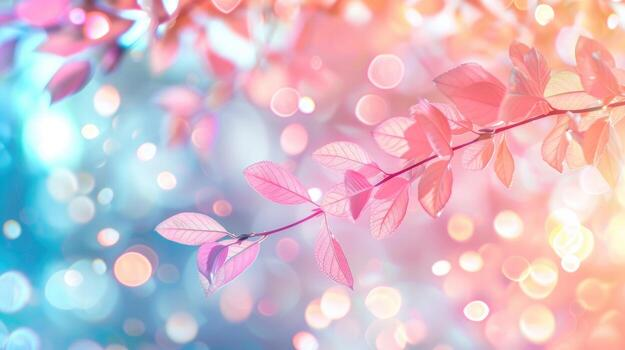
%> input picture image1.jpg, 625 x 350 px
$ octave Addition_and_Subtraction.m   (GNU Octave 9; MATLAB toolbox functions it lacks are replaced by stand-ins)
%> lines starting %> are read from the running program, lines starting %| are printed output that depends on the picture
clc;
clear all;
close all;
img1 = imread('image1.jpg');
%> img1 is the input picture: size 350x625x3 uint8; mean R, G, B 211.1, 188.8, 201.1
img2 = imread('image2.jpg');
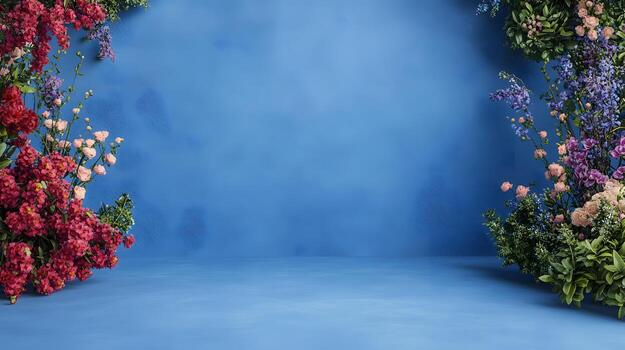
%> input picture image2.jpg, 625 x 350 px
%> img2 is the input picture: size 350x625x3 uint8; mean R, G, B 80.8, 114.4, 155.5

[rows,cols,channels] = size(img1);
%> rows = 350; cols = 625; channels = 3

img2 = imresize(img2,[rows,cols]);
% Convert to double
img1 = double(img1);
%> img1: size 350x625x3 double
img2 = double(img2);
%> img2: size 350x625x3 double
% Create output matrices
add = zeros(rows,cols,channels,'double');
sub = zeros(rows,cols,channels,'double');
% Addition and Subtraction
for i = 1:rows
for j = 1:cols
for k = 1:3
% Addition
add_val = img1(i,j,k) + img2(i,j,k);
if add_val > 255
add(i,j,k) = 255;
else
add(i,j,k) = add_val;
end
% Subtraction
sub_val = img1(i,j,k) - img2(i,j,k);
if sub_val < 0
sub(i,j,k) = 0;
else
sub(i,j,k) = sub_val;
end
end
end
end
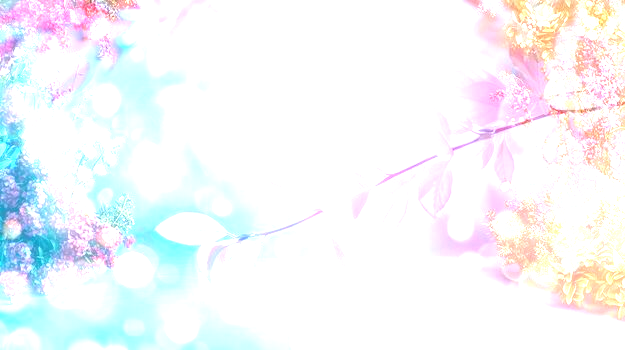
%> add: size 350x625x3 double; mean R, G, B 244.7, 247.5, 250.1
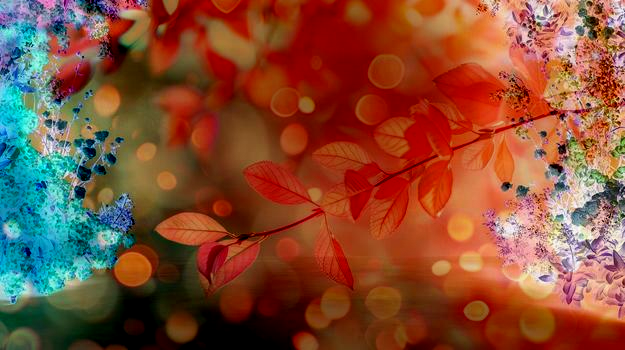
%> sub: size 350x625x3 double; mean R, G, B 132.4, 75.8, 52.6
% Display
figure;
subplot(221);
imshow(uint8(img1));
title('Original Image 1');
subplot(222);
imshow(uint8(img2));
title('Original Image 2');
subplot(223);
imshow(uint8(add));
title('Addition Result');
subplot(224);
imshow(uint8(sub));
title('Subtraction Result');
